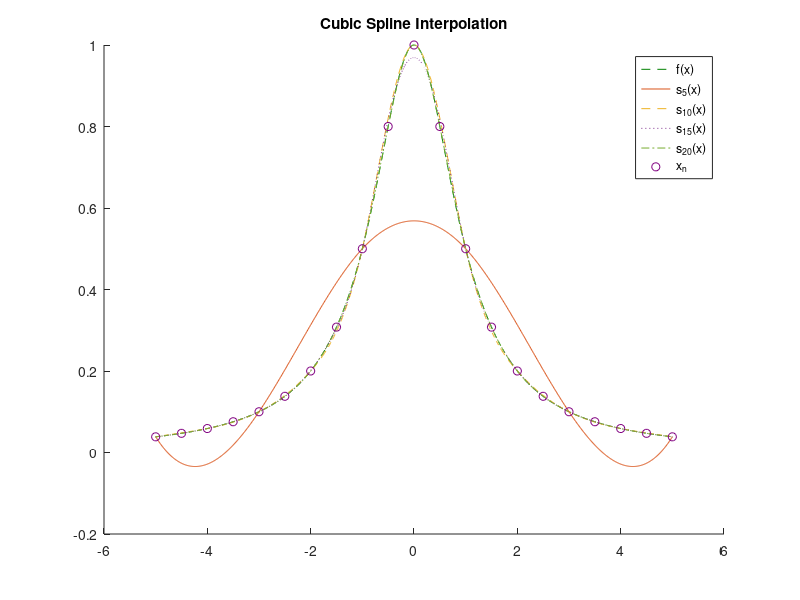

This figure's MATLAB source:
%Function
funct = @(x)((1 + x.^2).^(-1));
n1 = [5, 10, 15, 20];

xtot = [];
ytot = [];
x1 = linspace(-5, 5, 1000);
t1 = funct(x1);

%Plot
hold on;
plot(x1, t1, '--', 'color', [0, 0.5, 0]);

%Markers
mrk = {'-','--',':', '-.'};

%Run Through All n
for i = 1:size(n1, 2)
    %Initial Variables
    n = n1(i);
    x = linspace(-5, 5, n + 1);
    y = funct(x);

    %Calculate Spline
    s = spline(x, y, x1);
    
    %Add Nodes
    xtot = [xtot, x];
    ytot = [ytot, y];
    
    %Plot s_n(x)
    plot(x1, s, 'linestyle', mrk{i});
end
plot(x, y, 'o', 'color', [0.5, 0, 0.5]);
legend('f(x)', 's_5(x)', 's_{10}(x)', 's_{15}(x)', ...
    's_{20}(x)', 'x_n', 'location', 'best');
title('Cubic Spline Interpolation');
hold off;